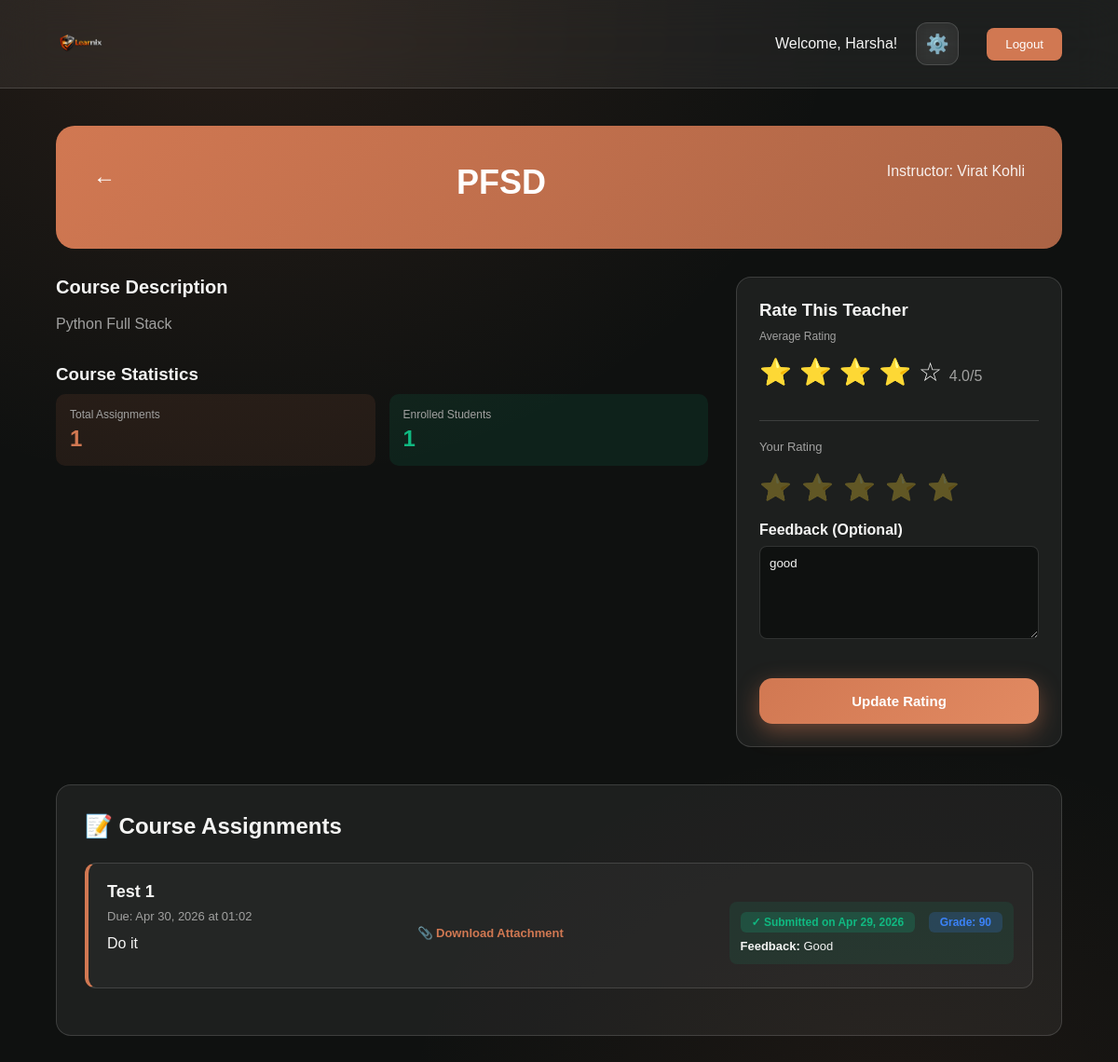
Page /student/course/1/ (signed in) on the committed database.
### instructorapp/models.py (models this page shows, shortened)
class Course(models.Model):
    teacher = models.ForeignKey(Teacher, on_delete=models.CASCADE, related_name='courses')
    title = models.CharField(max_length=200)
    description = models.TextField()
    created_at = models.DateTimeField(auto_now_add=True)
    class Meta:
        db_table = 'courses'
    def get_average_rating(self):
        ratings = Rating.objects.filter(teacher=self.teacher)
        if ratings.exists():
            return sum([r.rating for r in ratings]) / len(ratings)
        return 0

class Teacher(models.Model):
    APPROVAL_CHOICES = [
        ('pending', 'Pending'),
        ('approved', 'Approved'),
        ('rejected', 'Rejected'),
    ]
    full_name = models.CharField(max_length=100)
    email = models.EmailField(unique=True)
    address = models.TextField()
    contact_number = models.CharField(max_length=15)
    resume = models.FileField(upload_to='resumes/')
    username = models.CharField(max_length=100, blank=True, null=True, unique=True)
    password = models.CharField(max_length=255, blank=True, null=True)
    status = models.CharField(max_length=20, choices=APPROVAL_CHOICES, default='pending')
    applied_at = models.DateTimeField(auto_now_add=True)
    approved_at = models.DateTimeField(blank=True, null=True)
    class Meta:
        db_table = 'teachers'

class Rating(models.Model):
    teacher = models.ForeignKey(Teacher, on_delete=models.CASCADE, related_name='ratings')
    student_name = models.CharField(max_length=100)
    course = models.ForeignKey(Course, on_delete=models.CASCADE, related_name='ratings', null=True, blank=True)
    rating = models.IntegerField(choices=[(i, i) for i in range(1, 6)])  # 1-5 stars
    feedback = models.TextField(null=True, blank=True)
    created_at = models.DateTimeField(auto_now_add=True)
    class Meta:
        db_table = 'ratings'
        unique_together = ('teacher', 'student_name', 'course')

class Assignment(models.Model):
    course = models.ForeignKey(Course, on_delete=models.CASCADE, related_name='assignments')
    teacher = models.ForeignKey(Teacher, on_delete=models.CASCADE)
    title = models.CharField(max_length=200)
    content = models.TextField()
    attachment = models.FileField(upload_to='assignments/', null=True, blank=True)
    due_date = models.DateTimeField()
    created_at = models.DateTimeField(auto_now_add=True)
    class Meta:
        db_table = 'assignments'

class Submission(models.Model):
    assignment = models.ForeignKey(Assignment, on_delete=models.CASCADE, related_name='submissions')
    student_name = models.CharField(max_length=100) # Linking via username as per current schema
    submission_file = models.FileField(upload_to='submissions/')
    grade = models.CharField(max_length=10, null=True, blank=True)
    feedback = models.TextField(null=True, blank=True)
    submitted_at = models.DateTimeField(auto_now_add=True)
    class Meta:
        db_table = 'submissions'

### studentapp/views.py (the view)
# urls.py: path('course/<int:course_id>/', views.course_detail, name='course_detail'),
def course_detail(request, course_id):
    if not request.session.get('user_id') or request.session.get('role') != 'student':
        return redirect('loginpage')
    try:
        course = Course.objects.get(id=course_id)
        username = request.session.get('username')
        if not Enrollment.objects.filter(course=course, student_name=username).exists():
            messages.error(request, 'You are not enrolled in this course.')
            return redirect('explore_courses')
        assignments = course.assignments.all().order_by('-due_date')
        average_rating = course.get_average_rating()
        existing_rating = Rating.objects.filter(teacher=course.teacher, student_name=username, course=course).first()
        context = {
            'course': course,
            'assignments': assignments,
            'average_rating': average_rating,
            'existing_rating': existing_rating,
            'teacher': course.teacher,
        }
        return render(request, 'studentapp/course_detail.html', context)
    except Course.DoesNotExist:
        messages.error(request, 'Course not found.')
        return redirect('explore_courses')

### templates/studentapp/course_detail.html (shortened to what this page needs)
{% extends 'navbar/studentnavbar.html' %}
{% load static %}
{% block content %}
<div class="course-header">
    <div style="display: flex; align-items: center; gap: 15px; margin-bottom: 20px;">
        <a href="{% url 'studenthomepage' %}" style="color: white; font-size: 24px; text-decoration: none;">←</a>
    </div>
    <h1 style="font-size: 36px; font-weight: 700; margin-bottom: 10px;">{{ course.title }}</h1>
    <p style="font-size: 16px; opacity: 0.9;">Instructor: {{ course.teacher.full_name }}</p>
</div>
<div class="course-info">
    <div>
        <h2 style="margin-bottom: 15px; font-size: 20px; font-weight: 700;">Course Description</h2>
        <p style="color: var(--muted); line-height: 1.6; margin-bottom: 20px;">{{ course.description }}</p>
        <h3 style="margin-top: 30px; margin-bottom: 10px; font-weight: 600;">Course Statistics</h3>
        <div style="display: grid; grid-template-columns: 1fr 1fr; gap: 15px;">
            <div style="background: rgba(209, 120, 82, 0.1); padding: 15px; border-radius: 10px;">
                <p style="color: var(--muted); font-size: 12px; margin-bottom: 5px;">Total Assignments</p>
                <p style="font-size: 24px; font-weight: 700; color: var(--accent);">{{ assignments.count }}</p>
            </div>
            <div style="background: rgba(16, 185, 129, 0.1); padding: 15px; border-radius: 10px;">
                <p style="color: var(--muted); font-size: 12px; margin-bottom: 5px;">Enrolled Students</p>
                <p style="font-size: 24px; font-weight: 700; color: var(--success);">{{ course.enrollments.count }}</p>
            </div>
        </div>
    </div>
    <div class="rating-section">
        <h3 style="font-weight: 700; margin-bottom: 10px;">Rate This Teacher</h3>
        <div style="margin-bottom: 20px; padding-bottom: 20px; border-bottom: 1px solid var(--surface-border);">
            <p style="color: var(--muted); font-size: 12px; margin-bottom: 10px;">Average Rating</p>
            <div class="rating-stars">
                {% for i in "12345" %}
                    {% if forloop.counter <= average_rating %}
                        ⭐
                    {% else %}
                        ☆
                    {% endif %}
                {% endfor %}
                <span style="font-size: 16px; color: var(--muted);">{{ average_rating|floatformat:1 }}/5</span>
            </div>
        </div>
        <form method="POST" action="{% url 'rate_teacher' course.id %}">
            <p style="font-size: 13px; color: var(--muted); margin-bottom: 10px;">Your Rating</p>
            <div class="rating-input">
                {% for i in "12345" %}
                    <label for="star{{ i }}" class="star-input" style="{% if existing_rating.rating >= i %}opacity: 1;{% endif %}">
                        ⭐
                    </label>
                {% endfor %}
            </div>
            <div class="form-group" style="margin-top: 20px;">
                <label>Feedback (Optional)</label>
                <textarea name="feedback" placeholder="Share your experience with this teacher...">{% if existing_rating %}{{ existing_rating.feedback }}{% endif %}</textarea>
            </div>
            <button type="submit" class="submit-form-btn">
                {% if existing_rating %}Update Rating{% else %}Submit Rating{% endif %}
            </button>
        </form>
    </div>
</div>
<div class="assignments-section">
    <h2 style="font-size: 24px; font-weight: 700; margin-bottom: 25px;">📝 Course Assignments</h2>
    {% if assignments %}
        {% for assignment in assignments %}
        <div class="assignment-item">
            <div class="assignment-header">
                <div>
                    <h3 style="font-size: 18px; font-weight: 700; margin-bottom: 8px;">{{ assignment.title }}</h3>
                    <p style="color: var(--muted); font-size: 13px; margin-bottom: 10px;">
                        Due: {{ assignment.due_date|date:"M d, Y \a\t H:i" }}
                    </p>
                    <p style="color: var(--text); line-height: 1.5;">{{ assignment.content|truncatewords:50 }}</p>
                </div>
            </div>
            {% if assignment.attachment %}
                <p style="margin-top: 15px; font-size: 13px;">
                    <a href="{{ assignment.attachment.url }}" target="_blank" style="color: var(--accent); text-decoration: none; font-weight: 600;">
                        📎 Download Attachment
                    </a>
                </p>
            {% endif %}
            {% with submission=assignment.submissions.first %}
                {% if submission %}
                    <div style="margin-top: 15px; padding: 12px; background: rgba(16, 185, 129, 0.1); border-radius: 8px;">
                        <span class="submitted-badge">✓ Submitted on {{ submission.submitted_at|date:"M d, Y" }}</span>
                        {% if submission.grade %}
                            <span class="graded-badge" style="margin-left: 10px;">Grade: {{ submission.grade }}</span>
                            {% if submission.feedback %}
                                <p style="margin-top: 10px; font-size: 13px; color: var(--text);">
                                    <strong>Feedback:</strong> {{ submission.feedback }}
                                </p>
                            {% endif %}
                        {% else %}
                            <p style="font-size: 12px; color: var(--muted); margin-top: 8px;">Pending grading...</p>
                        {% endif %}
                    </div>
                {% endif %}
            {% endwith %}
        </div>
        {% endfor %}
    {% else %}
        <div style="text-align: center; padding: 60px 20px; background: rgba(255, 255, 255, 0.03); border-radius: 12px;">
            <p style="color: var(--muted); font-size: 16px;">No assignments posted yet.</p>
        </div>
    {% endif %}
</div>
{% endblock %}

### templates/navbar/studentnavbar.html (shortened to what this page needs)
{% load static %}
<!DOCTYPE html>
<html lang="en">
<head>
    <link rel="stylesheet" href="{% static 'css/loginpage.css' %}?v=16">
    <link rel="stylesheet" href="{% static 'css/studenthomepage.css' %}?v=3">
</head>
<body>
    <header>
        <a href="{% url 'homepage' %}" class="logo-link">
            <img class="logo" src="{% static 'logo.png' %}">
        </a>
        <div class="user-info">
            <p>Welcome, {{ request.session.username }}!</p>
            <div class="settings-container">
                <button class="settings-btn" id="settingsBtn" title="Settings">⚙️</button>
            </div>
            <button class="logout-btn" onclick="window.location.href='{% url 'logout' %}';" style="margin-left: 10px;">Logout</button>
        </div>
    </header>
    <div class="container">
        {% block content %}{% endblock %}
    </div>
</body>
</html>

### static/css/loginpage.css (style rules this page uses)
* { margin: 0; padding: 0; box-sizing: border-box; }
* { scrollbar-width: thin; scrollbar-color: rgba(209, 120, 82, 0.3) transparent; }
:root { --bg-dark: #0f1110; --bg-mid: #161817; --surface: rgba(255, 255, 255, 0.06); --surface-strong: rgba(255, 255, 255, 0.12); --surface-border: rgba(255, 255, 255, 0.14); --text: #f4f4f3; --text-secondary: #c2c2c0; --muted: #a1a1a0; --accent: #d17852; --accent-hover: #bf6846; --accent-glow: rgba(209, 120, 82, 0.45); --success: #10b981; --error: #ef4444; --glass-bg: rgba(15, 17, 16, 0.7); --glass-border: rgba(209, 120, 82, 0.2); }
html { height: 100%; }
body { min-height: 100vh; height: 100vh; display: flex; font-family: "Space Grotesk", sans-serif; color: var(--text); overflow-x: hidden; overflow-y: hidden; background: radial-gradient(120% 90% at 15% 10%, rgba(209, 120, 82, 0.28), transparent 55%), radial-gradient(100% 80% at 85% 90%, rgba(0, 0, 0, 0.6), transparent 60%), linear-gradient(135deg, var(--bg-dark), var(--bg-mid)); }
button[type="submit"] { width: 100%; padding: 16px; margin-top: 18px; background: linear-gradient(135deg, var(--accent), #e28a62); border: none; border-radius: 14px; color: #ffffff; font-size: 15px; font-weight: 600; cursor: pointer; transition: all 0.3s cubic-bezier(0.4, 0, 0.2, 1); box-shadow: 0 8px 24px var(--accent-glow); }

### static/css/studenthomepage.css (style rules this page uses)
* { margin: 0; padding: 0; box-sizing: border-box; }
* { scrollbar-width: thin; scrollbar-color: rgba(209, 120, 82, 0.3) transparent; }
:root, html[data-theme="dark"] { --bg: #0f1110; --bg-dark: #0f1110; --bg-mid: #161817; --surface: rgba(255, 255, 255, 0.06); --surface-strong: rgba(255, 255, 255, 0.12); --surface-border: rgba(255, 255, 255, 0.14); --text: #f4f4f3; --muted: #a1a1a0; --accent: #d17852; --accent-hover: #bf6846; --accent-glow: rgba(209, 120, 82, 0.45); --success: #10b981; --warning: #f59e0b; --danger: #ef4444; }
html, body { width: 100%; height: 100%; background-color: var(--bg-dark); }
body { font-family: 'Outfit', sans-serif; min-height: 100vh; color: var(--text); transition: background 0.3s ease, color 0.3s ease; background: radial-gradient(circle at 0% 0%, rgba(209, 120, 82, 0.14) 0%, transparent 40%), radial-gradient(circle at 100% 100%, rgba(191, 104, 70, 0.08) 0%, transparent 45%), var(--bg-dark); }
.container { max-width: 1200px; margin: 0 auto; }
.course-header { display: flex; justify-content: space-between; align-items: flex-start; margin-bottom: 16px; }
.assignments-section { margin-bottom: 40px; }
.assignment-item { background: linear-gradient(180deg, rgba(255, 255, 255, 0.08), rgba(255, 255, 255, 0.03)); border: 1px solid var(--surface-border); border-radius: 16px; padding: 24px; display: flex; justify-content: space-between; align-items: center; transition: all 0.3s ease; }

### templates/navbar/studentnavbar.html (style rules this page uses)
body { min-height: 100vh; display: flex; flex-direction: column; background: var(--bg); background-image: radial-gradient(ellipse 100% 80% at 20% 0%, rgba(209, 120, 82, 0.12) 0%, transparent 55%), radial-gradient(ellipse 80% 60% at 80% 100%, rgba(191, 104, 70, 0.08) 0%, transparent 55%); transition: background 0.3s ease, color 0.3s ease; }
header { width: 100%; padding: 20px 60px; display: flex; justify-content: space-between; align-items: center; background: var(--surface); border-bottom: 1px solid var(--surface-border); backdrop-filter: blur(24px); transition: all 0.3s ease; position: sticky; top: 0; z-index: 9999; }
.logo-link { width: 5%; display: flex; align-items: center; text-decoration: none; transition: transform 0.3s ease; }
.logo { width: 100%; display: block; padding: 0; margin: 0; }
.user-info { display: flex; align-items: center; gap: 20px; }
.user-info p { color: var(--text); font-weight: 500; }
.logout-btn { background: var(--accent); color: white; border: none; padding: 10px 20px; border-radius: 8px; cursor: pointer; font-weight: 500; transition: 0.3s; }
.container { flex: 1; width: 100%; padding: 40px 60px; overflow-y: auto; }
.settings-container { position: relative; display: inline-block; }
.settings-btn { background: var(--surface); border: 1px solid var(--surface-border); color: var(--text); width: 46px; height: 46px; border-radius: 12px; cursor: pointer; font-size: 20px; display: flex; align-items: center; justify-content: center; transition: all 0.3s cubic-bezier(0.4, 0, 0.2, 1); backdrop-filter: blur(12px); }

### rows in the picture
Course: title "PFSD", teacher.full_name "Virat Kohli", description "Python Full Stack", enrollments.count "1"
Rating: feedback "good"
Assignment: title "Test 1", due_date "Apr 30, 2026 at 01:02", content "Do it", submissions.first.submitted_at "Apr 29, 2026", submissions.first.grade "90", submissions.first.feedback "Good"

### other values in the picture
{{ request.session.username }} "Harsha"
{{ assignments.count }} "1"
{{ average_rating|floatformat:1 }} "4.0"
